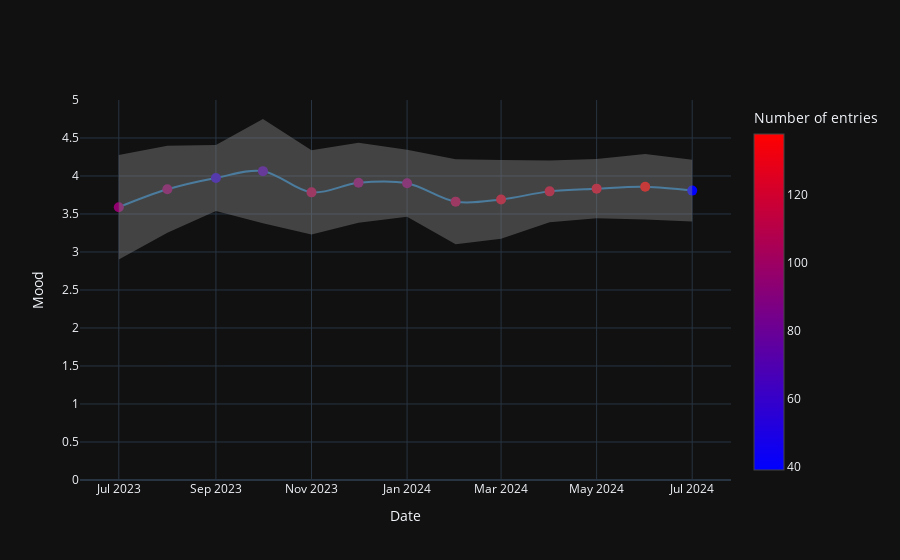

Notebook source saved alongside this figure:
### Code cell
df.mood_plot('month')

### Figure 1 — Plotly figure (JSON) as saved in the notebook; plotly's stock layout.template omitted (floating-point values rounded to 4 significant figures)
{"data": [{"line": {"color": "rgb(31, 119, 180)", "shape": "spline"}, "marker": {"color": [95, 97, 58, 71, 109, 95, 94, 108, 123, 121, 126, 138, 39], "colorbar": {"title": {"text": "Number of entries"}}, "colorscale": [[0, "rgb(0,0,255)"], [1, "rgb(255,0,0)"]], "showscale": true, "size": 10}, "mode": "lines+markers", "name": "avg", "type": "scatter", "x": ["2023-07-01", "2023-08-01", "2023-09-01", "2023-10-01", "2023-11-01", "2023-12-01", "2024-01-01", "2024-02-01", "2024-03-01", "2024-04-01", "2024-05-01", "2024-06-01", "2024-07-01"], "y": [3.589, 3.825, 3.974, 4.063, 3.784, 3.911, 3.904, 3.662, 3.691, 3.798, 3.833, 3.859, 3.808]}, {"line": {"width": 0}, "marker": {"color": "#444"}, "mode": "lines", "name": "avg+std", "showlegend": false, "type": "scatter", "x": ["2023-07-01", "2023-08-01", "2023-09-01", "2023-10-01", "2023-11-01", "2023-12-01", "2024-01-01", "2024-02-01", "2024-03-01", "2024-04-01", "2024-05-01", "2024-06-01", "2024-07-01"], "y": [4.277, 4.398, 4.408, 4.75, 4.339, 4.436, 4.346, 4.221, 4.209, 4.204, 4.223, 4.29, 4.215]}, {"fill": "tonexty", "fillcolor": "rgba(130, 130, 130, 0.45)", "line": {"width": 0}, "marker": {"color": "#444"}, "mode": "lines", "name": "avg-std", "showlegend": false, "type": "scatter", "x": ["2023-07-01", "2023-08-01", "2023-09-01", "2023-10-01", "2023-11-01", "2023-12-01", "2024-01-01", "2024-02-01", "2024-03-01", "2024-04-01", "2024-05-01", "2024-06-01", "2024-07-01"], "y": [2.902, 3.252, 3.541, 3.377, 3.23, 3.385, 3.463, 3.103, 3.173, 3.391, 3.443, 3.427, 3.4]}], "layout": {"hovermode": "x", "showlegend": false, "xaxis": {"title": {"text": "Date"}}, "yaxis": {"rangemode": "tozero", "title": {"text": "Mood"}}}}
